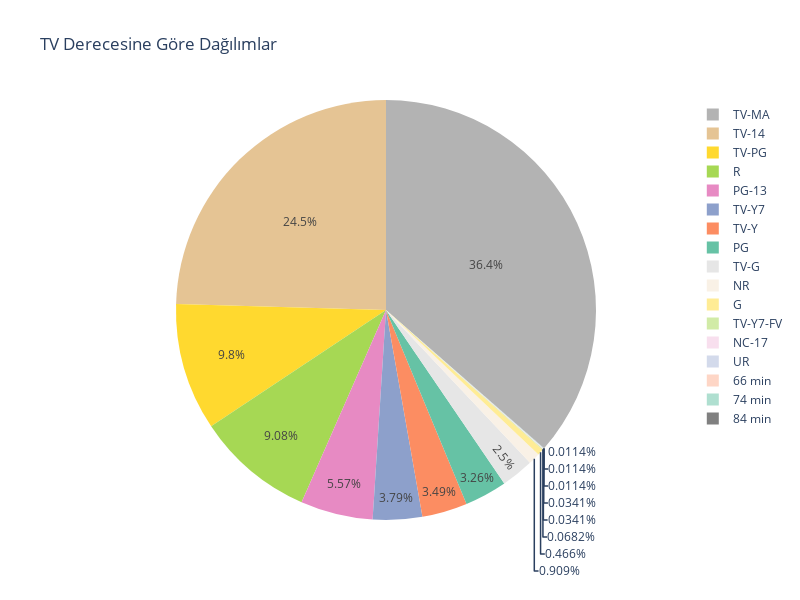

Notebook source saved alongside this figure:
### Code cell
z=dff.groupby(["rating"]).size().reset_index(name="counts")
piechart= px.pie(z,values="counts",names="rating",title="TV Derecesine Göre Dağılımlar",color_discrete_sequence=px.colors.qualitative.Set2_r,width=800,height=600)
piechart.show()

### Figure 1 — Plotly figure (JSON) as saved in the notebook; plotly's stock layout.template omitted (floating-point values rounded to 4 significant figures)
{"data": [{"domain": {"x": [0, 1], "y": [0, 1]}, "hovertemplate": "rating=%{label}<br>counts=%{value}<extra></extra>", "labels": ["66 min", "74 min", "84 min", "G", "NC-17", "NR", "PG", "PG-13", "R", "TV-14", "TV-G", "TV-MA", "TV-PG", "TV-Y", "TV-Y7", "TV-Y7-FV", "UR"], "legendgroup": "", "name": "", "showlegend": true, "type": "pie", "values": [1, 1, 1, 41, 3, 80, 287, 490, 799, 2160, 220, 3207, 863, 307, 334, 6, 3]}], "layout": {"height": 600, "legend": {"tracegroupgap": 0}, "piecolorway": ["rgb(179,179,179)", "rgb(229,196,148)", "rgb(255,217,47)", "rgb(166,216,84)", "rgb(231,138,195)", "rgb(141,160,203)", "rgb(252,141,98)", "rgb(102,194,165)"], "title": {"text": "TV Derecesine Göre Dağılımlar"}, "width": 800}}
